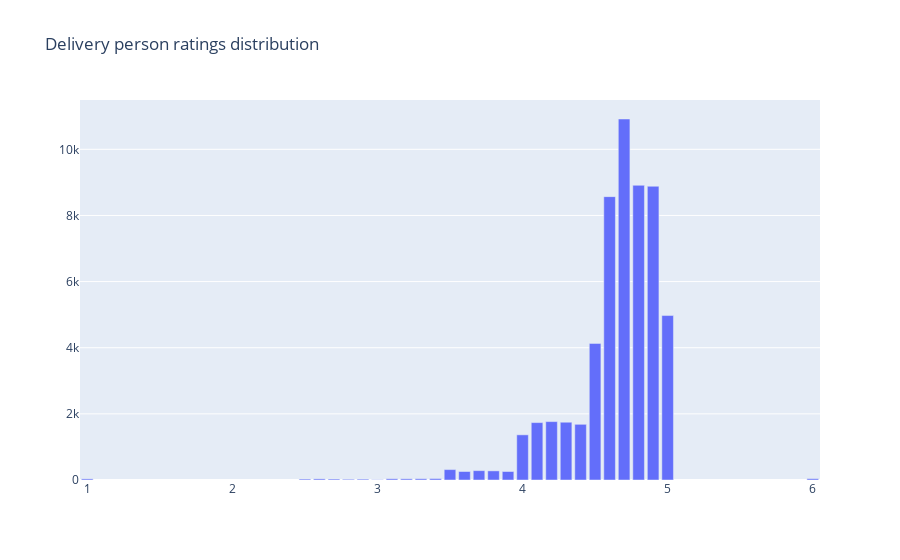

The notebook cell this image was saved under:
### Code cell
# analyse the rating of delivery people

# create a df for analysing ratings

df_ratings = pd.DataFrame(list(df['Delivery_person_Ratings'].value_counts().items()), 
                                  columns=['Delivery_person_Ratings', 'count'])

# Optionally, set the index to 'Road_traffic_density'
# df_counts.set_index('Road_traffic_density', inplace=True)

df_ratings.info()

fig = go.Figure(
    data = go.Bar(x = df_ratings['Delivery_person_Ratings'], 
                  y = df_ratings['count']
                                   
                  )
)

fig.update_layout(title='Delivery person ratings distribution')

fig.show()

### Figure 1 — Plotly figure (JSON) as saved in the notebook; plotly's stock layout.template omitted (floating-point values rounded to 4 significant figures)
{"data": [{"type": "bar", "x": [4.7, 4.8, 4.9, 4.6, 5, 4.5, 4.2, 4.3, 4.1, 4.4, 4, 3.5, 3.7, 3.8, 3.9, 3.6, 3.4, 6, 3.3, 3.1, 3.2, 2.6, 1, 2.7, 2.5, 2.9, 2.8, 3], "y": [10917, 8912, 8883, 8569, 4973, 4131, 1766, 1747, 1736, 1684, 1366, 315, 283, 276, 257, 257, 43, 40, 38, 37, 36, 34, 34, 29, 28, 26, 22, 8]}], "layout": {"title": {"text": "Delivery person ratings distribution"}}}
